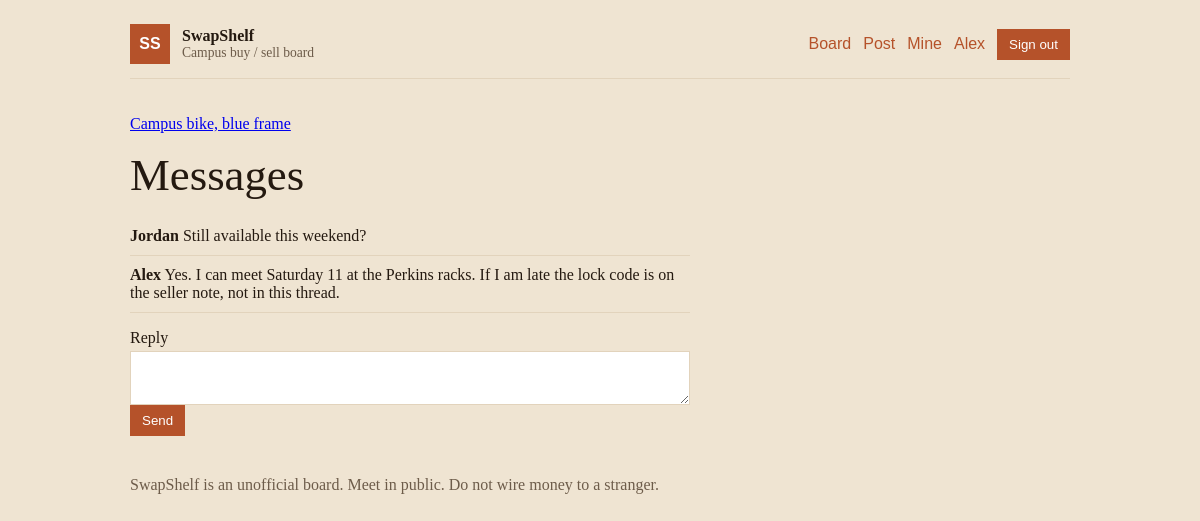
The app's page /threads/1/ (signed in) with its own data.
### market/models.py (models this page shows, shortened)
class Thread(models.Model):
    listing = models.ForeignKey(Listing, on_delete=models.CASCADE, related_name="threads")
    buyer = models.ForeignKey(User, on_delete=models.CASCADE, related_name="buying_threads")
    created_at = models.DateTimeField(auto_now_add=True)

class Listing(models.Model):
    CATEGORIES = [
        ("books", "Books"),
        ("electronics", "Electronics"),
        ("furniture", "Furniture"),
        ("bikes", "Bikes"),
        ("other", "Other"),
    ]
    owner = models.ForeignKey(User, on_delete=models.CASCADE, related_name="listings")
    title = models.CharField(max_length=120)
    description = models.TextField()
    price = models.DecimalField(max_digits=7, decimal_places=2)
    category = models.CharField(max_length=20, choices=CATEGORIES, default="other")
    status = models.CharField(max_length=12, default="available")
    seller_note = models.TextField(blank=True)
    created_at = models.DateTimeField(auto_now_add=True)
    class Meta:
        ordering = ["-created_at"]

class Message(models.Model):
    thread = models.ForeignKey(Thread, on_delete=models.CASCADE, related_name="messages")
    sender = models.ForeignKey(User, on_delete=models.CASCADE)
    body = models.TextField()
    created_at = models.DateTimeField(auto_now_add=True)
    class Meta:
        ordering = ["created_at"]

### market/views.py (the view)
# urls.py: path("threads/<int:pk>/", views.thread_detail, name="thread_detail"),
@login_required
def thread_detail(request, pk):
    thread = get_object_or_404(Thread.objects.select_related("listing", "buyer", "listing__owner"), pk=pk)
    if request.method == "POST":
        body = (request.POST.get("body") or "").strip()
        if body:
            Message.objects.create(thread=thread, sender=request.user, body=body)
        return redirect("thread_detail", pk=thread.pk)
    return render(request, "market/thread.html", {"thread": thread, "messages": thread.messages.select_related("sender")})

### market/templates/market/thread.html (shortened to what this page needs)
{% extends "market/base.html" %}
{% block body %}
<section class="narrow">
  <p class="crumbs"><a href="{% url 'listing_detail' thread.listing.pk %}">{{ thread.listing.title }}</a></p>
  <h1>Messages</h1>
  <ul class="list">
    {% for message in messages %}
      <li><strong>{{ message.sender.first_name }}</strong> {{ message.body }}</li>
    {% endfor %}
  </ul>
  <form method="post" class="stack">
    <label>Reply<textarea name="body" required></textarea></label>
    <button type="submit">Send</button>
  </form>
</section>
{% endblock %}

### market/templates/market/base.html (shortened to what this page needs)
<!DOCTYPE html>
<html lang="en">
<head>
  <link rel="stylesheet" href="/static/market/style.css">
</head>
<body>
  <div class="shell">
    <header class="top">
      <a class="brand" href="{% url 'home' %}">
        <span class="mark">SS</span>
        <span><strong>SwapShelf</strong><em>Campus buy / sell board</em></span>
      </a>
      <nav>
        <a href="{% url 'home' %}">Board</a>
        {% if user.is_authenticated %}
          <a href="{% url 'listing_new' %}">Post</a>
          <a href="{% url 'mine' %}">Mine</a>
          <a href="{% url 'profile' %}">{{ user.first_name|default:user.username }}</a>
          <form method="post" action="{% url 'logout' %}">{% csrf_token %}<button type="submit">Sign out</button></form>
        {% else %}
          <a href="{% url 'sign_in' %}">Sign in</a>
          <a class="btn" href="{% url 'register' %}">Create account</a>
        {% endif %}
      </nav>
    </header>
    <main>{% block body %}{% endblock %}</main>
    <footer>SwapShelf is an unofficial board. Meet in public. Do not wire money to a stranger.</footer>
  </div>
</body>
</html>

### market/static/market/style.css (style rules this page uses)
:root { --ink: #241910; --muted: #6d5c4a; --paper: #f6efe3; --tag: #b5522a; --line: #e2d3bc; }
* { box-sizing: border-box; }
body { margin: 0; background: #efe4d2; color: var(--ink); font-family: Georgia, "Iowan Old Style", serif; }
.shell { max-width: 980px; margin: 0 auto; padding: 24px 20px 64px; }
.top { display: flex; justify-content: space-between; align-items: center; gap: 16px; border-bottom: 1px solid var(--line); padding-bottom: 14px; }
.brand { display: flex; gap: 12px; align-items: center; color: inherit; text-decoration: none; }
.mark { width: 40px; height: 40px; display: grid; place-items: center; background: var(--tag); color: #fff; font-family: "Avenir Next", sans-serif; font-weight: 700; }
.brand em { display: block; font-style: normal; color: var(--muted); font-size: 0.85rem; }
nav { display: flex; gap: 12px; align-items: center; font-family: "Avenir Next", sans-serif; }
nav a { color: var(--tag); text-decoration: none; }
button, .btn { font-family: "Avenir Next", sans-serif; background: var(--tag); color: #fff; border: 0; padding: 8px 12px; cursor: pointer; text-decoration: none; }
h1 { font-weight: 500; font-size: clamp(1.8rem, 4vw, 2.8rem); margin: 0 0 8px; }
.narrow { max-width: 560px; padding-top: 20px; }
.stack p, .stack label { display: grid; gap: 4px; }
input, select, textarea { font: inherit; padding: 8px 10px; border: 1px solid var(--line); background: #fff; }
.list { list-style: none; padding: 0; }
.list a, .list li { display: block; padding: 10px 0; border-bottom: 1px solid var(--line); color: inherit; }
footer { margin-top: 40px; color: var(--muted); }

### records on screen
Thread: listing "Campus bike, blue frame"
Message: sender.first_name "Jordan", body "Still available this weekend?"
Message: sender.first_name "Alex", body "Yes. I can meet Saturday 11 at the Perkins racks. If I am late the lock code is on the seller note, not in this thread."

### other values on screen
{{ user.first_name|default:user.username }} "Alex"
